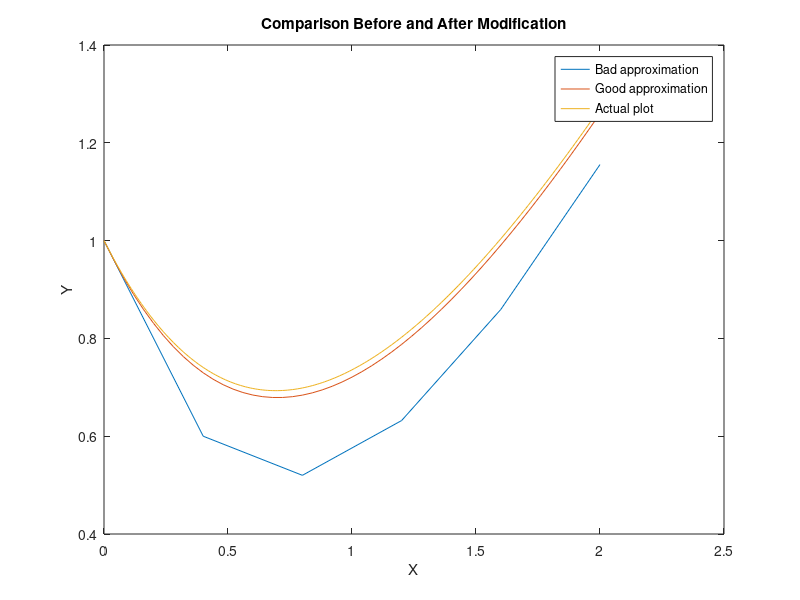

MATLAB code to generate this figure:
% Before Modification
h=2/5; k=zeros(1,6); m=zeros(1,6); k(1)=0; m(1)=1;
for n=1:5
k(n+1)=k(n)+h;
m(n+1)=m(n)+(-m(n)+k(n))*h;
end
 

% After Modification
h=2/50; t=zeros(1,6); y=zeros(1,6); t(1)=0; y(1)=1;
for n=1:50
t(n+1)=t(n)+h;
y(n+1)=y(n)+(-y(n)+t(n))*h;
end
 
a=0:0.01:2;
b=2*exp(-a)+a-1;
plot(k,m, 'DisplayName', 'Bad approximation'); hold on; 
plot(t,y, 'DisplayName', 'Good approximation'); hold on; 
plot(a,b, 'DisplayName', 'Actual plot'); hold off;
legend('Location','best');
xlabel('X');
ylabel('Y');
title('Comparison Before and After Modification');